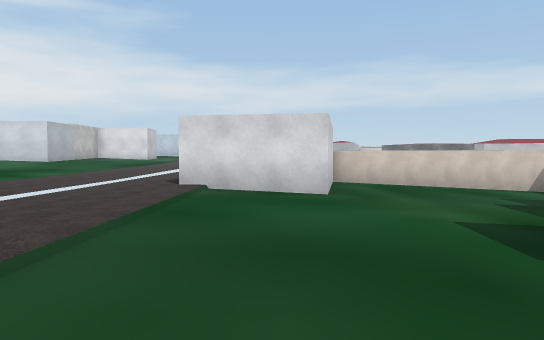
[1] (above)

24 first-person views from a walk through a scene from a Unity 3-D project. The camera is 1.3 m above the floor, tilts 2° down and sees 70° across. The floor is counted in squares, 2 m on a side. Each view is taken from the middle of a square. On the plan, view 1 faces up. The plan holds only what a view shows up to about 11 squares ahead; the rest is blank. The place goes on beyond the plan. Some surface patterns are stand-ins.

[2]
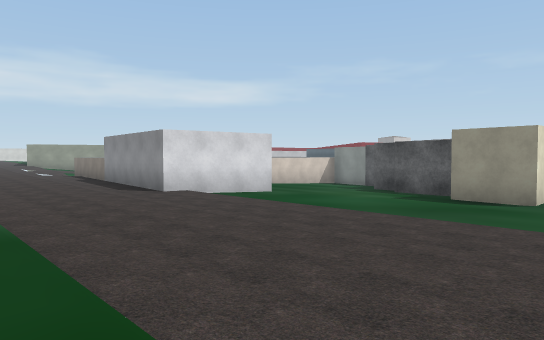

[3]
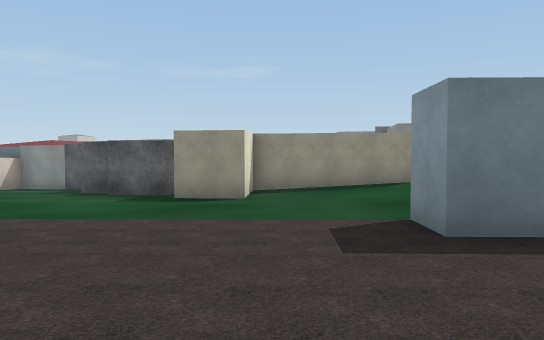

[4]
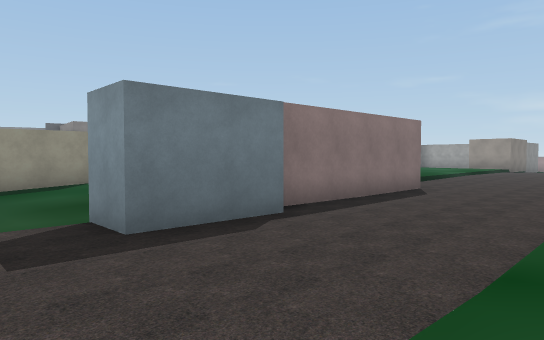

[5]
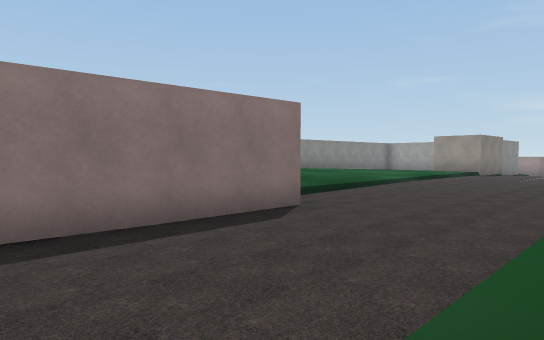

[6]
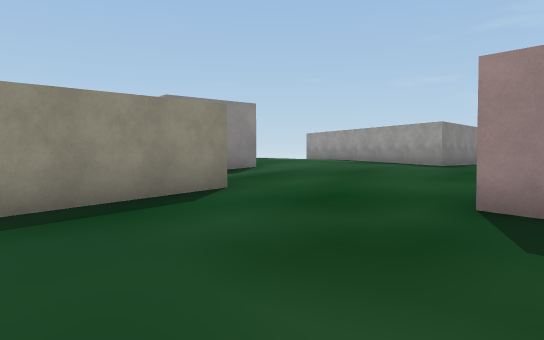

[7]
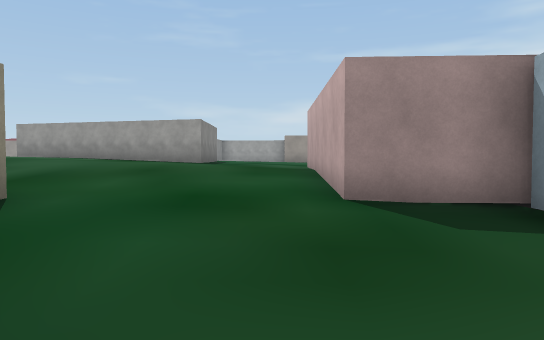

[8]
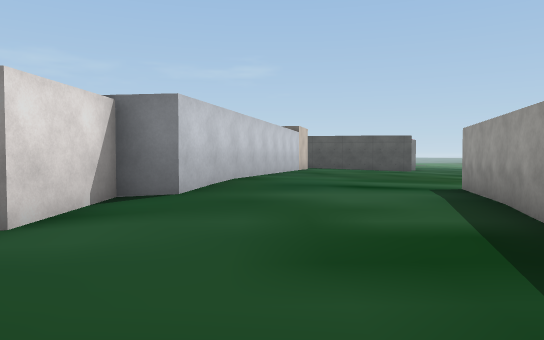

[9]
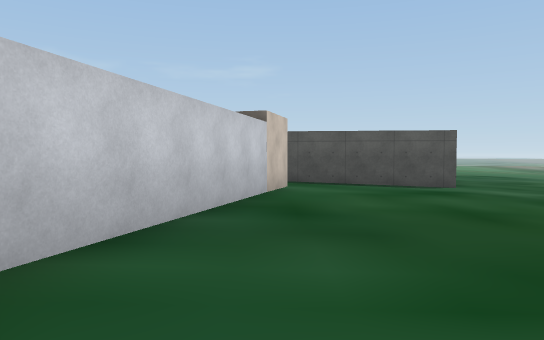

[10]
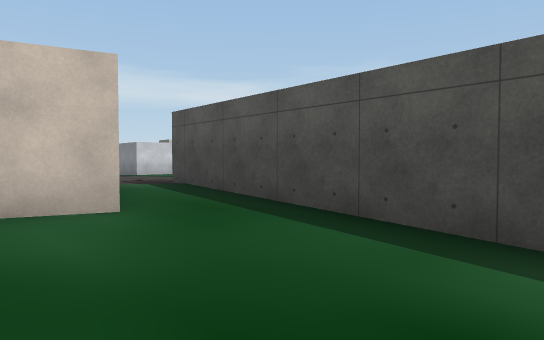

[11]
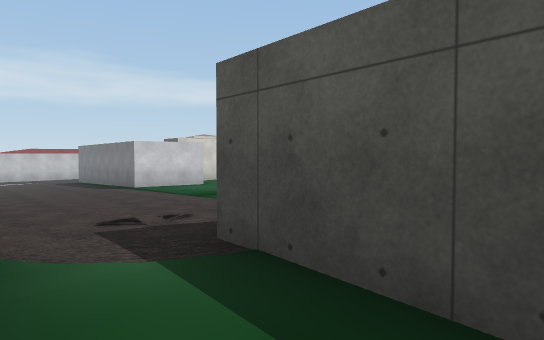

[12]
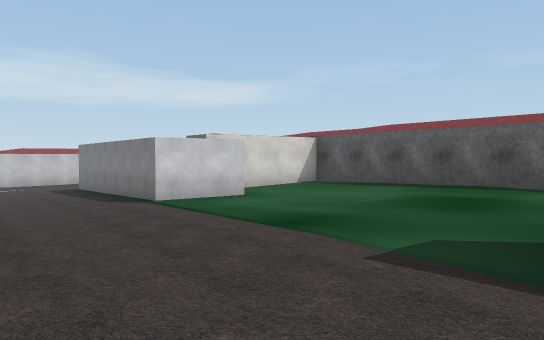

[13]
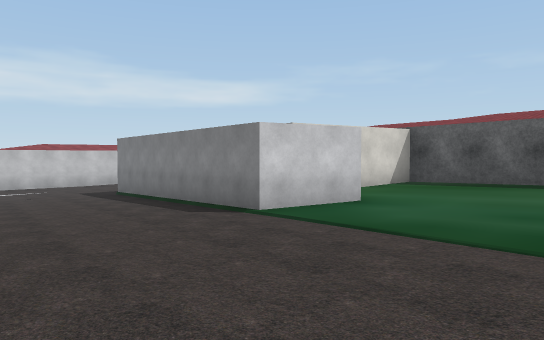

[14]
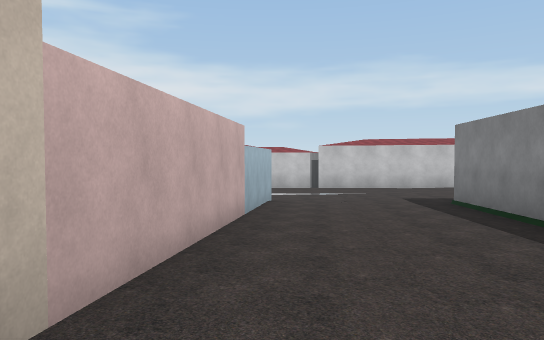

[15]
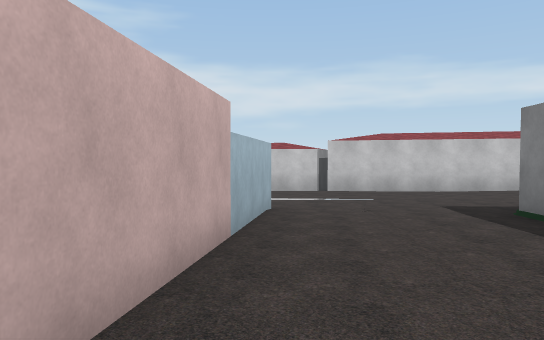

[16]
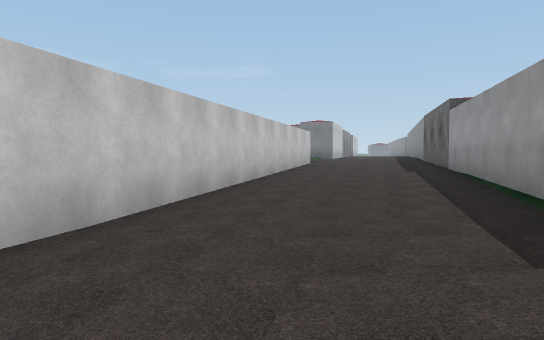

[17]
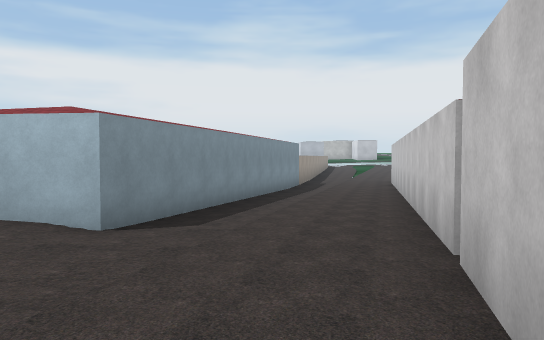

[18]
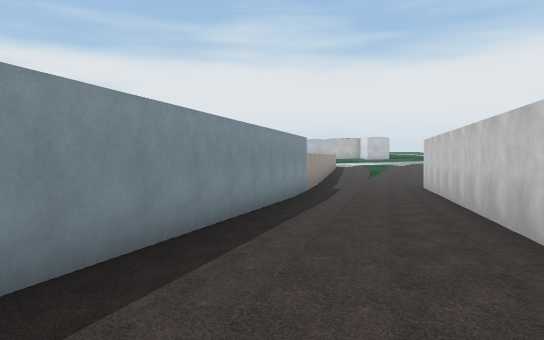

[19]
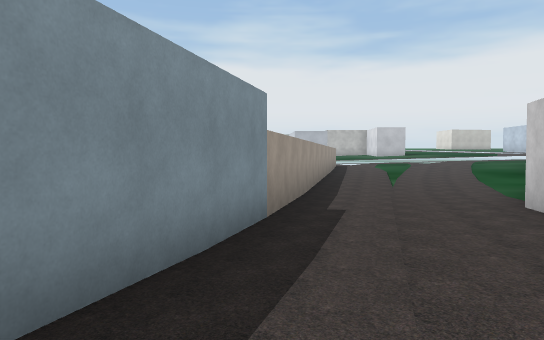

[20]
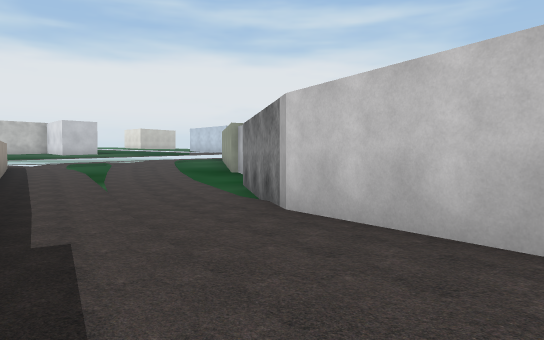

[21]
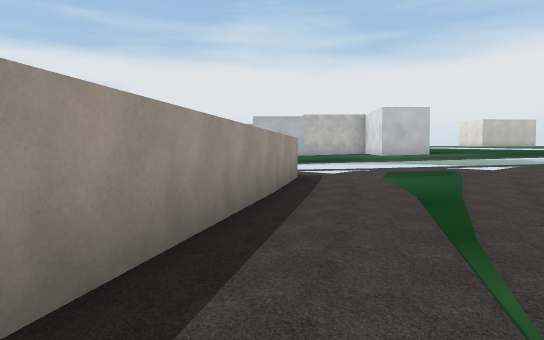

[22]
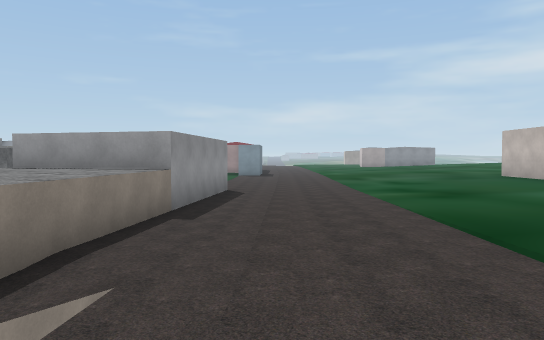

[23]
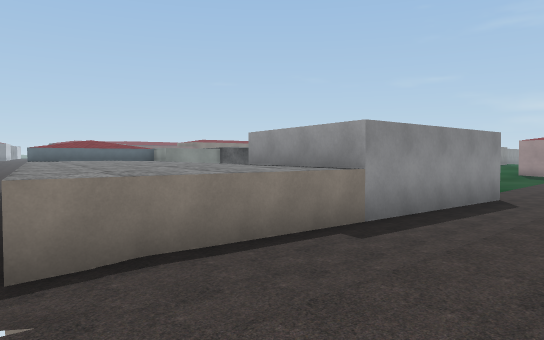

[24]
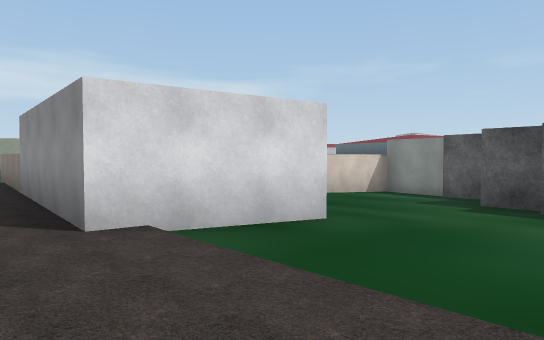

### Floor plan
Key: @ floor where view 1 was taken; # wall or solid block; . main floor; : floor 0.25 m higher than the main floor; - floor 0.25 m lower than the main floor; + floor 0.5 m higher than the main floor; _ floor 0.5 m lower than the main floor; * floor 0.75 m higher than the main floor; < floor 0.75 m lower than the main floor; % floor 1 m higher than the main floor; / step, stairs or slope; ^ raised ledge.
Columns run from 6 left of view 1 to 29 right of it. Each row starts with its distance up from view 1.
 18  /++://--___<##
 17  /////---____<###
 16  /// .---///<<__#####
 15  /:/.^^^-____<______####
 14 +///.^^^^^^^_<<<///_---#####
 13 +::/.^^^^^^^####<<<_//----.####
 12 :::/.^^^^^^    #####___///....#####
 11 :::/.## ^^^        ####_---....:::##
 10 :::/.###___###        ####-...::::++
  9 :::/.###____<#          ##....:::+++
  8 :::/.###____<#          #....###:+++
  7 :..///##____<#          #./::# #####
  6  ../.---___#            #:::/#
  5  ../.---__##            #:::##
  4  ../.---__#             #:++#
  3 :../.---_##             #+++#  ####
  2 :../.---_##             #+++##****#
  1 :....-----#              +++*****%#
  0 :....-@-//#             ********%##
 -1 :...#--///#             *******%%#
 -2 :...#-.///#             ******%%%#
 -3 :...###///:             %%%%%%%%%#
 -4 :...###/////#           %%%%%%%%%
 -5 :...###/////###         %%%
 -6 :...###++****%####      %#
 -7  ...###++***%%%%%#####  %#
 -8  .... +++***%%%%%%%%%##%%#
 -9  ....++++###%%%%%%%%%%%%%#
-10  ::..++  #  ^^^**********#
-11  ::::++  #      ********##
-12   :::++           ******#

Where each view was taken, in squares from view 1:
view 1: 0 up, 0 right, facing up
view 2: 0 up, 6 left, facing up-right
view 3: 1 up, 6 left, facing right
view 4: 1 up, 6 left, facing down-right
view 5: 3 down, 6 left, facing down-right
view 6: 1 up, 1 left, facing down-right
view 7: 1 up, 1 right, facing down
view 8: 7 down, 2 right, facing right
view 9: 8 down, 8 right, facing right
view 10: 12 down, 15 right, facing up-right
view 11: 8 down, 17 right, facing up-right
view 12: 5 down, 18 right, facing up-right
view 13: 2 down, 18 right, facing up-right
view 14: 1 up, 19 right, facing up
view 15: 3 up, 19 right, facing up
view 16: 11 up, 20 right, facing right
view 17: 12 up, 23 right, facing left
view 18: 12 up, 20 right, facing left
view 19: 13 up, 14 right, facing left
view 20: 13 up, 12 right, facing up-left
view 21: 15 up, 6 right, facing left
view 22: 18 up, 3 left, facing down
view 23: 16 up, 4 left, facing down-right
view 24: 4 up, 3 left, facing up-right
